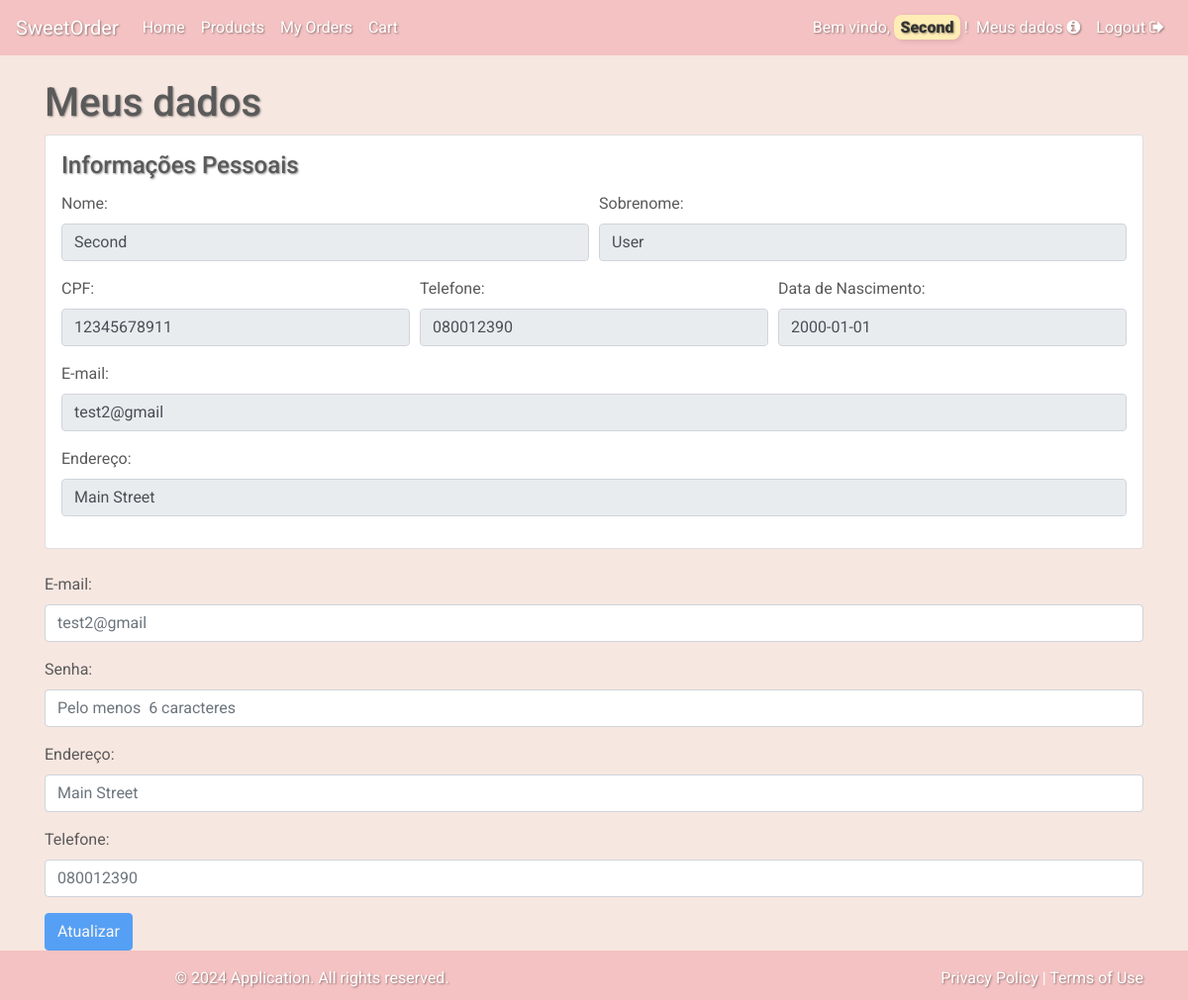
Before: /auth/my_profile (signed in) with the older database file.
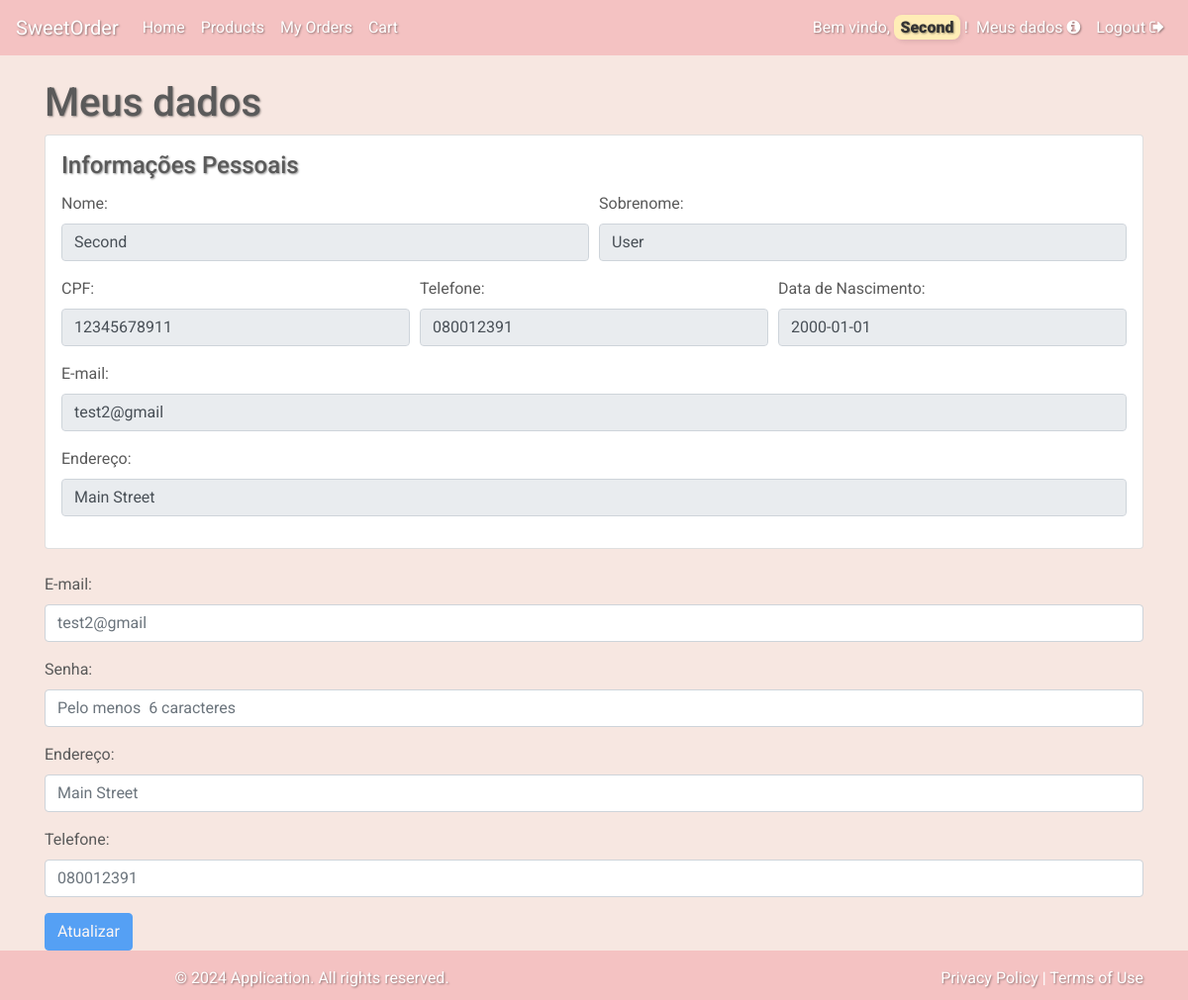
After: the same page with the newer database file.
### app/models.py (models this page shows)
class User(db.Model, UserMixin):
    id = db.Column(db.Integer, primary_key=True)
    first_name = db.Column(db.String(150))
    last_name = db.Column(db.String(150))
    cpf = db.Column(db.String(12))
    email = db.Column(db.String(150), unique=True)
    password = db.Column(db.String(150))
    birth_date = db.Column(db.String(20))
    address = db.Column(db.String(250))
    phone = db.Column(db.String(12))
    admin = db.Column(db.Boolean, default=False)

### app/blueprints/auth/routes.py (the view, shortened to what this page needs)
@auth.route('/my_profile', methods=['GET', 'POST'])
@login_required
def update_profile():
    user = current_user
    return render_template('auth/my_profile.html')

### app/templates/auth/my_profile.html (shortened to what this page needs)
{% extends "shared/base.html" %}
{% block content %} <h1>Meus dados </h1>
<form class="form-horizontal" method="POST" action="{{ url_for('auth.update_profile') }}">
    <div class="card p-3 mb-4">
        <h4 class="card-title">Informações Pessoais</h4>
        <div class="form-row">
            <div class="form-group col-md-6">
                <label for="first_name">Nome:</label>
                <input type="text" class="form-control" id="first_name" name="first_name" value="{{current_user.first_name}}" readonly>
            </div>
            <div class="form-group col-md-6">
                <label for="last_name">Sobrenome:</label>
                <input type="text" class="form-control" id="last_name" name="last_name" value="{{current_user.last_name}}" readonly>
            </div>
        </div>
        <div class="form-row">
            <div class="form-group col-md-4">
                <label for="cpf">CPF:</label>
                <input type="text" class="form-control" id="cpf" value="{{current_user.cpf}}" readonly>
            </div>
            <div class="form-group col-md-4">
                <label for="phone">Telefone:</label>
                <input type="text" class="form-control" id="phone" value="{{current_user.phone}}" readonly>
            </div>
            <div class="form-group col-md-4">
                <label for="birthdate">Data de Nascimento:</label>
                <input type="text" class="form-control" id="birthdate" value="{{current_user.birth_date}}" readonly>
            </div>
        </div>
        <div class="form-group">
            <label for="email">E-mail:</label>
            <input type="text" class="form-control" id="email" value="{{current_user.email}}" readonly>
        </div>
        <div class="form-group">
            <label for="address">Endereço:</label>
            <input type="text" class="form-control" id="address" value="{{current_user.address}}" readonly>
        </div>
    </div>
    <div class="form-group">
        <label for="email">E-mail:</label>
        <input type="email" class="form-control" id="email" name="email" placeholder="{{current_user.email}}">
    </div>
    <div class="form-group">
        <label for="password">Senha:</label>
        <input type="password" class="form-control" id="password" name="password" placeholder="Pelo menos  6 caracteres">
    </div>
    <div class="form-group">
        <label for="address">Endereço:</label>
        <input type="text" class="form-control" id="address" name="address" placeholder="{{current_user.address}}">
    </div>
    <div class="form-group">
        <label for="phone">Telefone:</label>
        <input type="text" class="form-control" id="phone" name="phone" placeholder="{{current_user.phone}}">
    </div>
    <button type="submit" class="btn btn-primary" id="updateBtn" disabled>Atualizar</button>
</form>
{% endblock %}

### app/templates/shared/base.html (shortened to what this page needs)
<!doctype html>
<html lang="en">
    <head>
        <link href="https://stackpath.bootstrapcdn.com/bootstrap/4.5.2/css/bootstrap.min.css" rel="stylesheet">
        <link href="{{ url_for('static', filename='css/custom.css') }}" rel="stylesheet">
        <link href="https://cdnjs.cloudflare.com/ajax/libs/bootstrap-icons/1.5.0/font/bootstrap-icons.min.css" rel="stylesheet">
        <link href="https://cdnjs.cloudflare.com/ajax/libs/font-awesome/5.15.4/css/all.min.css" rel="stylesheet">
        <link rel="stylesheet" href="https://cdnjs.cloudflare.com/ajax/libs/font-awesome/4.7.0/css/font-awesome.min.css">
    </head>
    <body>
        <nav class="navbar navbar-expand-lg navbar-custom">
            <a class="navbar-brand">SweetOrder</a>
            <div class="collapse navbar-collapse" id="navbarNav">
                <ul class="navbar-nav mr-auto">
                    <li class="nav-item">
                        <a class="nav-link" href="{{ url_for('auth.home') }}">Home</a>
                    </li>
                    <li class="nav-item">
                        <a class="nav-link" href="{{ url_for('client.products') }}">Products</a>
                    </li>
                    {% if not current_user.admin %}
                    <li class="nav-item">
                        <a class="nav-link" href="{{ url_for('client.my_orders') }}">My Orders</a>
                    </li>
                    <li class="nav-item">
                        <a class="nav-link" href="{{ url_for('client.cart') }}">Cart</a>
                    </li>
                    {% endif %}
                </ul>
                <ul class="navbar-nav">
                    {% if current_user.is_authenticated %}
                    <li class="nav-item">
                        <span class="navbar-text">
                            <a>Bem vindo, <mark><b> {{ current_user.first_name }}</b></mark> !</a>
                        </span>
                    </li>
                    <li class="nav-item">
                        <a class="nav-link" href="{{ url_for('auth.update_profile') }}">Meus dados <i class="fa fa-info-circle"></i></a>
                    </li>
                    <li class="nav-item">
                        <a class="nav-link" href="{{ url_for('auth.logout') }}">Logout <i class="fa fa-sign-out"></i></a>
                    </li>
                    {% endif %}
                </ul>
            </div>
        </nav>
        <div class="d-flex flex-column min-vh-100">
            <div class="container mt-4 mb-auto">
                {% block content %}{% endblock %}
            </div>
        </div>
        <footer class="footer-custom mt-auto py-3">
            <div class="container">
                <div class="row">
                    <div class="col-md-6">
                        <p>&copy; 2024 Application. All rights reserved.</p>
                    </div>
                    <div class="col-md-6 text-right">
                        <a href="#">Privacy Policy</a> | <a href="#">Terms of Use</a>
                    </div>
                </div>
            </div>
        </footer>
    </body>
</html>

### app/static/css/custom.css (style rules this page uses)
html, body { height: 100%; margin: 0; }
.container { min-height: 100%; display: flex; flex-direction: column; }
.container .row { flex-grow: 1; }
a, h1, h2, h3, h4, h5, h6, p, th, td { text-shadow: 1px 1px 2px rgba(0, 0, 0, 0.4); }
mark { background-color: #ffedb6; color: #333; border-radius: 8px; padding: 0.2em 0.4em; box-shadow: 2px 2px 5px rgba(0, 0, 0, 0.1); font-weight: bold; }
.container { padding-bottom: 50px; }
body { font-family: 'Roboto', sans-serif; background-color: #f7e7e1; color: #5a5a5a; }
.navbar-custom { background-color: #f4c2c2; color: #ffffff; }
.navbar-custom .navbar-brand, .navbar-custom .nav-link, .navbar-custom .navbar-text { color: #ffffff; }
footer { position: relative; bottom: 0; width: 100%; height: 50px; background-color: #f8f9fa; text-align: center; padding: 10px; }
.footer-custom { background-color: #f4c2c2; color: #ffffff; padding: 20px 0; position: fixed; width: 100%; bottom: 0; }
.footer-custom a { color: #ffffff; text-decoration: none; }
.form-control { border-radius: 0.25rem; border: 1px solid #ced4da; }
.btn-primary { background-color: #e4a0a0; border-color: #e4a0a0; }

Changed rows visible on the page:
changed User "Second": phone "080012390" → "080012391"
